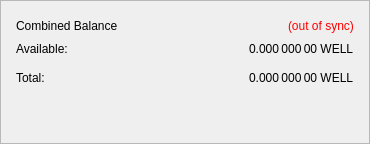
                   <widget class="QFrame" name="frame_CombinedBalances">
                    <property name="sizePolicy">
                     <sizepolicy hsizetype="Expanding" vsizetype="Expanding">
                      <horstretch>0</horstretch>
                      <verstretch>0</verstretch>
                     </sizepolicy>
                    </property>
                    <property name="minimumSize">
                     <size>
                      <width>370</width>
                      <height>0</height>
                     </size>
                    </property>
                    <property name="frameShape">
                     <enum>QFrame::StyledPanel</enum>
                    </property>
                    <property name="frameShadow">
                     <enum>QFrame::Raised</enum>
                    </property>
                    <layout class="QVBoxLayout" name="verticalLayout_5">
                     <property name="leftMargin">
                      <number>15</number>
                     </property>
                     <property name="topMargin">
                      <number>15</number>
                     </property>
                     <property name="rightMargin">
                      <number>15</number>
                     </property>
                     <property name="bottomMargin">
                      <number>15</number>
                     </property>
                     <item>
                      <layout class="QHBoxLayout" name="horizontalLayout_5" stretch="0,0,0">
                       <item>
                        <widget class="QLabel" name="label_5z">
                         <property name="minimumSize">
                          <size>
                           <width>170</width>
                           <height>20</height>
                          </size>
                         </property>
                         <property name="font">
                          <font/>
                         </property>
                         <property name="toolTip">
                          <string>Combined Balance (including unconfirmed and immature coins)</string>
                         </property>
                         <property name="text">
                          <string>Combined Balance</string>
                         </property>
                        </widget>
                       </item>
                       <item>
                        <spacer name="horizontalSpacer_1">
                         <property name="orientation">
                          <enum>Qt::Horizontal</enum>
                         </property>
                         <property name="sizeHint" stdset="0">
                          <size>
                           <width>40</width>
                           <height>20</height>
                          </size>
                         </property>
                        </spacer>
                       </item>
                       <item>
                        <widget class="QLabel" name="labelWalletStatus">
                         <property name="cursor">
                          <cursorShape>WhatsThisCursor</cursorShape>
                         </property>
                         <property name="toolTip">
                          <string>The displayed information may be out of date. Your wallet automatically synchronizes with the ZCore network after a connection is established, but this process has not completed yet.</string>
                         </property>
                         <property name="styleSheet">
                          <string notr="true">QLabel { color: red; }</string>
                         </property>
                         <property name="text">
                          <string notr="true">(out of sync)</string>
                         </property>
                         <property name="alignment">
                          <set>Qt::AlignLeading|Qt::AlignLeft|Qt::AlignVCenter</set>
                         </property>
                        </widget>
                       </item>
                      </layout>
                     </item>
                     <item>
                      <layout class="QGridLayout" name="gridLayout_3">
                       <property name="spacing">
                        <number>12</number>
                       </property>
                       <item row="1" column="0">
                        <widget class="QLabel" name="labelBalanceTextz">
                         <property name="text">
                          <string>Available:</string>
                         </property>
                        </widget>
                       </item>
                       <item row="2" column="0">
                        <widget class="QLabel" name="labelTotalTextz">
                         <property name="text">
                          <string>Total:</string>
                         </property>
                        </widget>
                       </item>
                       <item row="2" column="2">
                        <widget class="QLabel" name="labelTotalz">
                         <property name="font">
                          <font/>
                         </property>
                         <property name="cursor">
                          <cursorShape>IBeamCursor</cursorShape>
                         </property>
                         <property name="toolTip">
                          <string>Total Balance, including all unavailable coins.</string>
                         </property>
                         <property name="text">
                          <string notr="true">0.000 000 00 WELL</string>
                         </property>
                         <property name="alignment">
                          <set>Qt::AlignLeading|Qt::AlignLeft|Qt::AlignVCenter</set>
                         </property>
                         <property name="textInteractionFlags">
                          <set>Qt::LinksAccessibleByMouse|Qt::TextSelectableByKeyboard|Qt::TextSelectableByMouse</set>
                         </property>
                        </widget>
                       </item>
                       <item row="2" column="1">
                        <spacer name="horizontalSpacer_2">
                         <property name="orientation">
                          <enum>Qt::Horizontal</enum>
                         </property>
                         <property name="sizeHint" stdset="0">
                          <size>
                           <width>40</width>
                           <height>20</height>
                          </size>
                         </property>
                        </spacer>
                       </item>
                       <item row="1" column="2">
                        <widget class="QLabel" name="labelBalancez">
                         <property name="font">
                          <font/>
                         </property>
                         <property name="cursor">
                          <cursorShape>IBeamCursor</cursorShape>
                         </property>
                         <property name="toolTip">
                          <string>Your current spendable balance</string>
                         </property>
                         <property name="text">
                          <string notr="true">0.000 000 00 WELL</string>
                         </property>
                         <property name="alignment">
                          <set>Qt::AlignLeading|Qt::AlignLeft|Qt::AlignVCenter</set>
                         </property>
                         <property name="textInteractionFlags">
                          <set>Qt::LinksAccessibleByMouse|Qt::TextSelectableByKeyboard|Qt::TextSelectableByMouse</set>
                         </property>
                        </widget>
                       </item>
                      </layout>
                     </item>
                     <item>
                      <spacer name="verticalSpacer_1">
                       <property name="orientation">
                        <enum>Qt::Vertical</enum>
                       </property>
                       <property name="sizeType">
                        <enum>QSizePolicy::Expanding</enum>
                       </property>
                       <property name="sizeHint" stdset="0">
                        <size>
                         <width>20</width>
                         <height>40</height>
                        </size>
                       </property>
                      </spacer>
                     </item>
                    </layout>
                   </widget>
